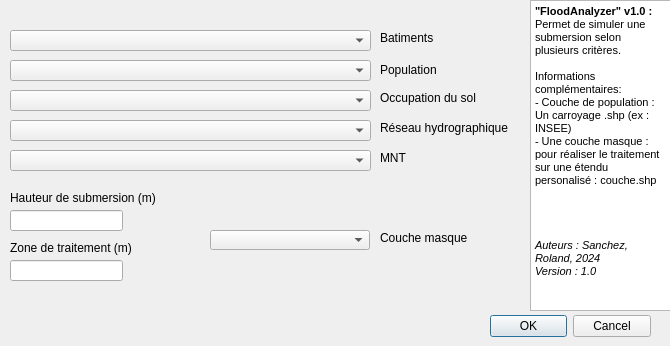
<?xml version="1.0" encoding="UTF-8"?>
<ui version="4.0">
 <class>FloodingAnalyzerDialogBase</class>
 <widget class="QDialog" name="FloodingAnalyzerDialogBase">
  <property name="geometry">
   <rect>
    <x>0</x>
    <y>0</y>
    <width>670</width>
    <height>346</height>
   </rect>
  </property>
  <property name="windowTitle">
   <string>FloodingAnalyzer</string>
  </property>
  <widget class="QDialogButtonBox" name="button_box">
   <property name="geometry">
    <rect>
     <x>490</x>
     <y>310</y>
     <width>161</width>
     <height>32</height>
    </rect>
   </property>
   <property name="orientation">
    <enum>Qt::Horizontal</enum>
   </property>
   <property name="standardButtons">
    <set>QDialogButtonBox::Cancel|QDialogButtonBox::Ok</set>
   </property>
  </widget>
  <widget class="QgsMapLayerComboBox" name="mMapLayerComboBox_bati">
   <property name="geometry">
    <rect>
     <x>10</x>
     <y>30</y>
     <width>361</width>
     <height>21</height>
    </rect>
   </property>
  </widget>
  <widget class="QLabel" name="label_bati">
   <property name="geometry">
    <rect>
     <x>380</x>
     <y>30</y>
     <width>131</width>
     <height>16</height>
    </rect>
   </property>
   <property name="text">
    <string>Batiments</string>
   </property>
  </widget>
  <widget class="QgsMapLayerComboBox" name="mMapLayerComboBox_pop">
   <property name="geometry">
    <rect>
     <x>10</x>
     <y>60</y>
     <width>361</width>
     <height>21</height>
    </rect>
   </property>
  </widget>
  <widget class="QgsMapLayerComboBox" name="mMapLayerComboBox_OCS">
   <property name="geometry">
    <rect>
     <x>10</x>
     <y>90</y>
     <width>361</width>
     <height>21</height>
    </rect>
   </property>
  </widget>
  <widget class="QgsMapLayerComboBox" name="mMapLayerComboBox_MNT">
   <property name="geometry">
    <rect>
     <x>10</x>
     <y>150</y>
     <width>361</width>
     <height>21</height>
    </rect>
   </property>
  </widget>
  <widget class="QLabel" name="label">
   <property name="geometry">
    <rect>
     <x>380</x>
     <y>60</y>
     <width>131</width>
     <height>20</height>
    </rect>
   </property>
   <property name="text">
    <string>Population</string>
   </property>
  </widget>
  <widget class="QLabel" name="label_2">
   <property name="geometry">
    <rect>
     <x>380</x>
     <y>90</y>
     <width>111</width>
     <height>16</height>
    </rect>
   </property>
   <property name="text">
    <string>Occupation du sol </string>
   </property>
  </widget>
  <widget class="QLabel" name="label_3">
   <property name="geometry">
    <rect>
     <x>380</x>
     <y>150</y>
     <width>60</width>
     <height>16</height>
    </rect>
   </property>
   <property name="text">
    <string>MNT</string>
   </property>
  </widget>
  <widget class="QLineEdit" name="lineEdit_hSub">
   <property name="geometry">
    <rect>
     <x>10</x>
     <y>210</y>
     <width>113</width>
     <height>21</height>
    </rect>
   </property>
  </widget>
  <widget class="QLineEdit" name="lineEdit_ZT">
   <property name="geometry">
    <rect>
     <x>10</x>
     <y>260</y>
     <width>113</width>
     <height>21</height>
    </rect>
   </property>
  </widget>
  <widget class="QLabel" name="label_4">
   <property name="geometry">
    <rect>
     <x>10</x>
     <y>190</y>
     <width>181</width>
     <height>16</height>
    </rect>
   </property>
   <property name="text">
    <string>Hauteur de submersion (m)</string>
   </property>
  </widget>
  <widget class="QLabel" name="label_5">
   <property name="geometry">
    <rect>
     <x>10</x>
     <y>240</y>
     <width>231</width>
     <height>16</height>
    </rect>
   </property>
   <property name="text">
    <string>Zone de traitement (m)</string>
   </property>
  </widget>
  <widget class="QgsMapLayerComboBox" name="mMapLayerComboBox_coursEau">
   <property name="geometry">
    <rect>
     <x>10</x>
     <y>120</y>
     <width>361</width>
     <height>21</height>
    </rect>
   </property>
  </widget>
  <widget class="QLabel" name="label_6">
   <property name="geometry">
    <rect>
     <x>380</x>
     <y>120</y>
     <width>161</width>
     <height>16</height>
    </rect>
   </property>
   <property name="text">
    <string>Réseau hydrographique</string>
   </property>
  </widget>
  <widget class="QgsMapLayerComboBox" name="mMapLayerComboBox_masque">
   <property name="geometry">
    <rect>
     <x>210</x>
     <y>230</y>
     <width>160</width>
     <height>20</height>
    </rect>
   </property>
  </widget>
  <widget class="QLabel" name="label_7">
   <property name="geometry">
    <rect>
     <x>380</x>
     <y>230</y>
     <width>131</width>
     <height>16</height>
    </rect>
   </property>
   <property name="text">
    <string>Couche masque </string>
   </property>
  </widget>
  <widget class="QTextEdit" name="textEdit">
   <property name="geometry">
    <rect>
     <x>530</x>
     <y>0</y>
     <width>141</width>
     <height>311</height>
    </rect>
   </property>
   <property name="html">
    <string>&lt;!DOCTYPE HTML PUBLIC &quot;-//W3C//DTD HTML 4.0//EN&quot; &quot;http://www.w3.org/TR/REC-html40/strict.dtd&quot;&gt;
&lt;html&gt;&lt;head&gt;&lt;meta name=&quot;qrichtext&quot; content=&quot;1&quot; /&gt;&lt;style type=&quot;text/css&quot;&gt;
p, li { white-space: pre-wrap; }
&lt;/style&gt;&lt;/head&gt;&lt;body style=&quot; font-family:'MS Shell Dlg 2'; font-size:10.5pt; font-weight:400; font-style:normal;&quot;&gt;
&lt;p style=&quot; margin-top:0px; margin-bottom:0px; margin-left:0px; margin-right:0px; -qt-block-indent:0; text-indent:0px;&quot;&gt;&lt;span style=&quot; font-size:8pt; font-weight:600;&quot;&gt;&amp;quot;FloodAnalyzer&amp;quot; v1.0 : &lt;/span&gt;&lt;/p&gt;
&lt;p style=&quot; margin-top:0px; margin-bottom:0px; margin-left:0px; margin-right:0px; -qt-block-indent:0; text-indent:0px;&quot;&gt;&lt;span style=&quot; font-size:8pt;&quot;&gt;Permet de simuler une submersion selon plusieurs critères. &lt;/span&gt;&lt;/p&gt;
&lt;p style=&quot;-qt-paragraph-type:empty; margin-top:0px; margin-bottom:0px; margin-left:0px; margin-right:0px; -qt-block-indent:0; text-indent:0px; font-size:8pt;&quot;&gt;&lt;br /&gt;&lt;/p&gt;
&lt;p style=&quot; margin-top:0px; margin-bottom:0px; margin-left:0px; margin-right:0px; -qt-block-indent:0; text-indent:0px;&quot;&gt;&lt;span style=&quot; font-size:8pt;&quot;&gt;Informations complémentaires: &lt;/span&gt;&lt;/p&gt;
&lt;p style=&quot; margin-top:0px; margin-bottom:0px; margin-left:0px; margin-right:0px; -qt-block-indent:0; text-indent:0px;&quot;&gt;&lt;span style=&quot; font-size:8pt;&quot;&gt;- Couche de population : Un carroyage .shp (ex : INSEE)&lt;/span&gt;&lt;/p&gt;
&lt;p style=&quot; margin-top:0px; margin-bottom:0px; margin-left:0px; margin-right:0px; -qt-block-indent:0; text-indent:0px;&quot;&gt;&lt;span style=&quot; font-size:8pt;&quot;&gt;- Une couche masque : pour réaliser le traitement sur une étendu personalisé : couche.shp&lt;/span&gt;&lt;/p&gt;
&lt;p style=&quot;-qt-paragraph-type:empty; margin-top:0px; margin-bottom:0px; margin-left:0px; margin-right:0px; -qt-block-indent:0; text-indent:0px; font-size:8pt;&quot;&gt;&lt;br /&gt;&lt;/p&gt;
&lt;p style=&quot;-qt-paragraph-type:empty; margin-top:0px; margin-bottom:0px; margin-left:0px; margin-right:0px; -qt-block-indent:0; text-indent:0px; font-size:8pt;&quot;&gt;&lt;br /&gt;&lt;/p&gt;
&lt;p style=&quot;-qt-paragraph-type:empty; margin-top:0px; margin-bottom:0px; margin-left:0px; margin-right:0px; -qt-block-indent:0; text-indent:0px; font-size:8pt;&quot;&gt;&lt;br /&gt;&lt;/p&gt;
&lt;p style=&quot;-qt-paragraph-type:empty; margin-top:0px; margin-bottom:0px; margin-left:0px; margin-right:0px; -qt-block-indent:0; text-indent:0px; font-size:8pt;&quot;&gt;&lt;br /&gt;&lt;/p&gt;
&lt;p style=&quot; margin-top:0px; margin-bottom:0px; margin-left:0px; margin-right:0px; -qt-block-indent:0; text-indent:0px;&quot;&gt;&lt;span style=&quot; font-size:8pt; font-style:italic;&quot;&gt;Auteurs : Sanchez, Roland, 2024&lt;/span&gt;&lt;/p&gt;
&lt;p style=&quot; margin-top:0px; margin-bottom:0px; margin-left:0px; margin-right:0px; -qt-block-indent:0; text-indent:0px;&quot;&gt;&lt;span style=&quot; font-size:8pt; font-style:italic;&quot;&gt;Version : 1.0&lt;/span&gt;&lt;/p&gt;&lt;/body&gt;&lt;/html&gt;</string>
   </property>
  </widget>
 </widget>
 <customwidgets>
  <customwidget>
   <class>QgsMapLayerComboBox</class>
   <extends>QComboBox</extends>
   <header>qgsmaplayercombobox.h</header>
  </customwidget>
 </customwidgets>
 <resources/>
 <connections>
  <connection>
   <sender>button_box</sender>
   <signal>accepted()</signal>
   <receiver>FloodingAnalyzerDialogBase</receiver>
   <slot>accept()</slot>
   <hints>
    <hint type="sourcelabel">
     <x>20</x>
     <y>20</y>
    </hint>
    <hint type="destinationlabel">
     <x>20</x>
     <y>20</y>
    </hint>
   </hints>
  </connection>
  <connection>
   <sender>button_box</sender>
   <signal>rejected()</signal>
   <receiver>FloodingAnalyzerDialogBase</receiver>
   <slot>reject()</slot>
   <hints>
    <hint type="sourcelabel">
     <x>20</x>
     <y>20</y>
    </hint>
    <hint type="destinationlabel">
     <x>20</x>
     <y>20</y>
    </hint>
   </hints>
  </connection>
 </connections>
</ui>
